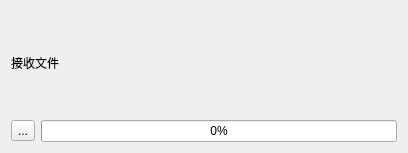
<?xml version="1.0" encoding="UTF-8"?>
<ui version="4.0">
 <class>ReceiveFile</class>
 <widget class="QWidget" name="ReceiveFile">
  <property name="geometry">
   <rect>
    <x>0</x>
    <y>0</y>
    <width>408</width>
    <height>153</height>
   </rect>
  </property>
  <property name="windowTitle">
   <string>Form</string>
  </property>
  <layout class="QVBoxLayout" name="verticalLayout">
   <item>
    <widget class="QLabel" name="label">
     <property name="text">
      <string>接收文件</string>
     </property>
    </widget>
   </item>
   <item>
    <layout class="QHBoxLayout" name="horizontalLayout">
     <item>
      <widget class="QToolButton" name="toolButton">
       <property name="text">
        <string>...</string>
       </property>
       <property name="icon">
        <iconset resource="res.qrc">
         <normaloff>:/image/WJ.png</normaloff>:/image/WJ.png</iconset>
       </property>
      </widget>
     </item>
     <item>
      <widget class="QProgressBar" name="progressBar">
       <property name="value">
        <number>0</number>
       </property>
      </widget>
     </item>
    </layout>
   </item>
  </layout>
 </widget>
 <resources>
  <include location="res.qrc"/>
 </resources>
 <connections/>
</ui>
